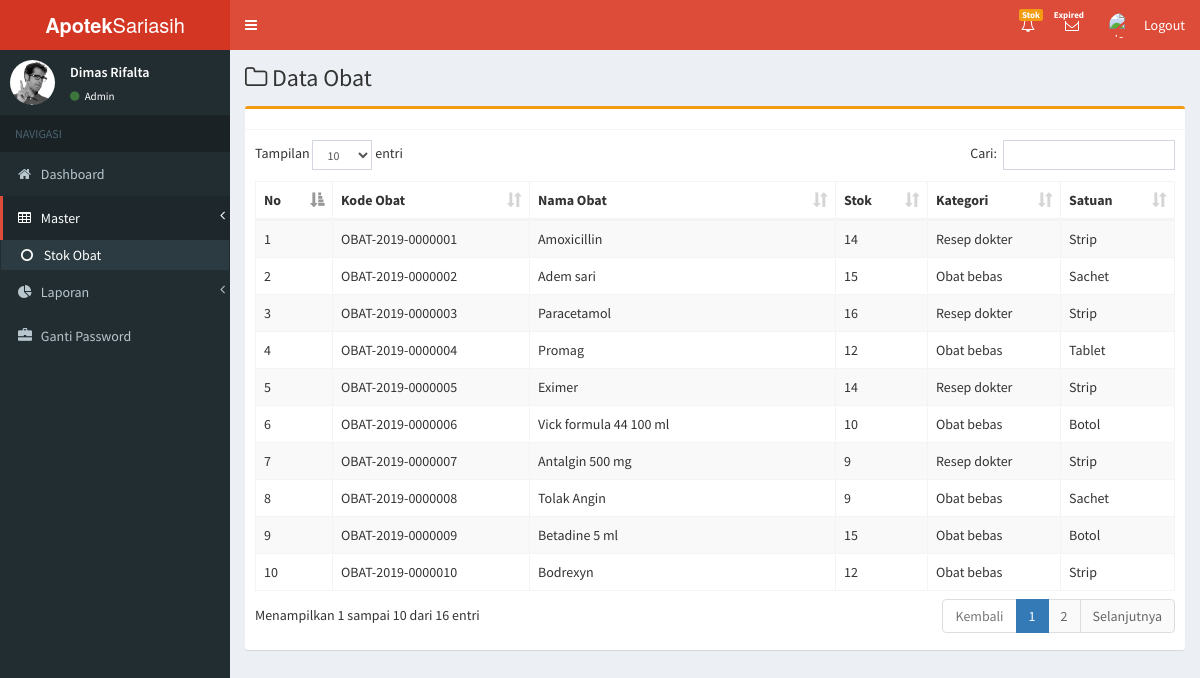
The app's page /apoteker/obat.php (signed in) with its own data.
### tables this page shows
CREATE TABLE `obat` (
  `kd_obat` varchar(50) NOT NULL,
  `nm_obat` varchar(50) NOT NULL,
  `stok` int(11) NOT NULL,
  `kategori` varchar(50) NOT NULL,
  `satuan` varchar(50) NOT NULL,
  `harga_beli` int(11) NOT NULL,
  `harga_jual` int(11) NOT NULL
);

### apoteker/obat.php (the view, shortened to what this page needs)
<?php include 'theme/header.php'; ?>
<aside class="main-sidebar">
  <section class="sidebar">
    <div class="user-panel">
      <div class="pull-left image">
        <img src="dist/img/user2-160x160.jpg" class="img-circle" alt="User Image">
      </div>
      <div class="pull-left info">
        <p><?php echo $_SESSION['username']; ?></p>
        <a href="#"><i class="fa fa-circle text-success"></i>
          <?php
          if ($_SESSION['level']=='Apoteker') {
            echo"Apoteker";
          }
          elseif ($_SESSION['level']=='Admin') {
            echo"Admin";
          }
          elseif ($_SESSION['level']=='Karyawan') {
            echo"Kasir";
          }
          ?></a>
        </div>
      </div>
      <ul class="sidebar-menu" data-widget="tree">
        <li class="header">NAVIGASI</li>
        <li class="">
          <a href="<?php $_SERVER[SCRIPT_NAME];?>?page=dashboard">
           <i class="fa fa-home"></i> <span>Dashboard</span>
         </a>
       </li>
       <li class="treeview active">
        <a href="#">
          <i class="fa fa-table"></i> <span>Master</span>
          <span class="pull-right-container">
            <i class="fa fa-angle-left pull-right"></i>
          </span>
        </a>
        <ul class="treeview-menu">
          <li class="active"> <a href="<?php $_SERVER[SCRIPT_NAME];?>?page=obat1">
            <i class="fa fa-circle-o"></i> <span>Stok Obat</span>
          </a></li>
        </ul>
      </li>
      <li class="treeview ">
        <a href="#">
          <i class="fa fa-pie-chart"></i> <span>Laporan</span>
          <span class="pull-right-container">
            <i class="fa fa-angle-left pull-right"></i>
          </span>
        </a>
      </li>
     <li class="">
      <a href="<?php $_SERVER[SCRIPT_NAME];?>?page=pass">
       <i class="glyphicon glyphicon-briefcase"></i> <span>Ganti Password</span>
     </a>
   </li>
 </ul>
</section>
</aside>
<div class="content-wrapper">
  <section class="content-header">
    <h1>
      <i class="fa fa-folder-o icon-title"></i> Data Obat
    </h1>
  </section>
  <section class="content">
    <div class="box box-warning">
      <div class="box-header with-border">
      </div>
      <div class="box-body">
       <table id="example1" class="table table-bordered table-striped table-hover">
        <thead>
          <tr>
            <th>No</th>
            <th>Kode Obat</th>
            <th>Nama Obat</th>
            <th>Stok</th>
            <th>Kategori</th>
            <th>Satuan</th>
          </thead>
          <tbody>
            <?php
            $sql="SELECT  * FROM obat";
            $no=1;
            if (!$result=  mysqli_query($config, $sql)){
              die('Error:'.mysqli_error($config));
            }  else {
              if (mysqli_num_rows($result)> 0){
                while ($row=  mysqli_fetch_assoc($result)){
                  ?>
                  <tr>
                    <td><?php echo $no ;?></td>
                    <td><?php echo $row['kd_obat'];?></td>
                    <td><?php echo $row['nm_obat'];?></td>
                    <td><?php echo $row['stok'];?></td>
                    <td><?php echo $row['kategori'];?></td>
                    <td><?php echo $row['satuan'];?></td>
                  </tr>
                  <?php
                  $no++;
                }
              }  else {
                echo '';
              }
            }?>
          </tbody>
        </table>
      </div>
    </div>
  </section>
</div>
<?php include 'theme/footer.php'; ?>

### theme/header.php (shortened to what this page needs)
<!DOCTYPE html>
<html>
<!DOCTYPE html>
<html>
<head>
  <link rel="stylesheet" href="bootstrap/css/bootstrap.min.css">
  <link rel="stylesheet" href="https://maxcdn.bootstrapcdn.com/font-awesome/4.4.0/css/font-awesome.min.css">
  <link rel="stylesheet" href="https://code.ionicframework.com/ionicons/2.0.1/css/ionicons.min.css">
  <link rel="stylesheet" href="dist/css/AdminLTE.min.css">
     <link rel="stylesheet" href="dist/css/skins/_all-skins.min.css">
     <link rel="stylesheet" href="plugins/iCheck/flat/blue.css">
     <link rel="stylesheet" href="plugins/morris/morris.css">
     <link rel="stylesheet" href="plugins/jvectormap/jquery-jvectormap-1.2.2.css">
     <link rel="stylesheet" href="plugins/datepicker/datepicker3.css">
     <link rel="stylesheet" href="plugins/daterangepicker/daterangepicker-bs3.css">
     <link rel="stylesheet" href="plugins/bootstrap-wysihtml5/bootstrap3-wysihtml5.min.css">
     <link rel="stylesheet" href="plugins/datatables/dataTables.bootstrap.css">
      <link rel="stylesheet" href="plugins/select2/css/select2.min.css"/>
      <link rel="stylesheet" href="css/buttons.dataTables.min.css"/>
  <link rel="stylesheet" href="plugins/Ionicons/css/ionicons.min.css">
    </head>
    <?php
if ($_SESSION['level'] == 'Admin') {
	echo '<body class="hold-transition skin-red sidebar-mini">';
} elseif ($_SESSION['level'] == 'Karyawan') {
	echo '<body class="hold-transition skin-blue sidebar-mini">';
} elseif ($_SESSION['level'] == 'Apoteker') {
	echo '<body class="hold-transition skin-yellow sidebar-mini">';
}
?>
    <div class="wrapper">
      <header class="main-header">
        <a href="<?php $_SERVER[SCRIPT_NAME];?>?page=dashboard" class="logo">
          <span class="logo-lg"><b>Apotek</b>Sariasih</span>
        </a>
        <nav class="navbar navbar-static-top" role="navigation">
          <a href="#" class="sidebar-toggle" data-toggle="offcanvas" role="button">
          </a>
          <div class="navbar-custom-menu">
            <ul class="nav navbar-nav">
              <li class="dropdown notifications-menu">
                <a href="#" class="dropdown-toggle" data-toggle="dropdown">
                  <span class="label label-warning">Stok      </span><i class="fa fa-bell-o"></i>
                </a>
              </li>
              <li class="dropdown notifications-menu">
                <a href="#" class="dropdown-toggle" data-toggle="dropdown">
                  <span class="label label-danger">Expired </span><i class="fa fa-envelope-o""></i>
                </a>
              </li>
          <li class="dropdown user user-menu">
            <a href="#" class="dropdown-toggle" data-toggle="dropdown">
              <img src="dist/img/dimas.png" class="user-image" alt="User Image">
              <span class="hidden-xs">Logout</span>
            </a>
          </li>
          </div>
        </nav>
      </header>

### theme/footer.php (shortened to what this page needs)
    </div>
  </body>
</html>

### records on screen
obat: kd_obat "OBAT-2019-0000001", nm_obat "Amoxicillin", stok "14", kategori "Resep dokter", satuan "Strip"
obat: kd_obat "OBAT-2019-0000002", nm_obat "Adem sari", stok "15", kategori "Obat bebas", satuan "Sachet"
obat: kd_obat "OBAT-2019-0000003", nm_obat "Paracetamol", stok "16", kategori "Resep dokter", satuan "Strip"
obat: kd_obat "OBAT-2019-0000004", nm_obat "Promag", stok "12", kategori "Obat bebas", satuan "Tablet"
obat: kd_obat "OBAT-2019-0000005", nm_obat "Eximer", stok "14", kategori "Resep dokter", satuan "Strip"
obat: kd_obat "OBAT-2019-0000006", nm_obat "Vick formula 44 100 ml", stok "10", kategori "Obat bebas", satuan "Botol"
obat: kd_obat "OBAT-2019-0000007", nm_obat "Antalgin 500 mg", stok "9", kategori "Resep dokter", satuan "Strip"
obat: kd_obat "OBAT-2019-0000008", nm_obat "Tolak Angin", stok "9", kategori "Obat bebas", satuan "Sachet"
obat: kd_obat "OBAT-2019-0000009", nm_obat "Betadine 5 ml", stok "15", kategori "Obat bebas", satuan "Botol"
obat: kd_obat "OBAT-2019-0000010", nm_obat "Bodrexyn", stok "12", kategori "Obat bebas", satuan "Strip"

### other values on screen
$_SESSION['username'] "Dimas Rifalta"
